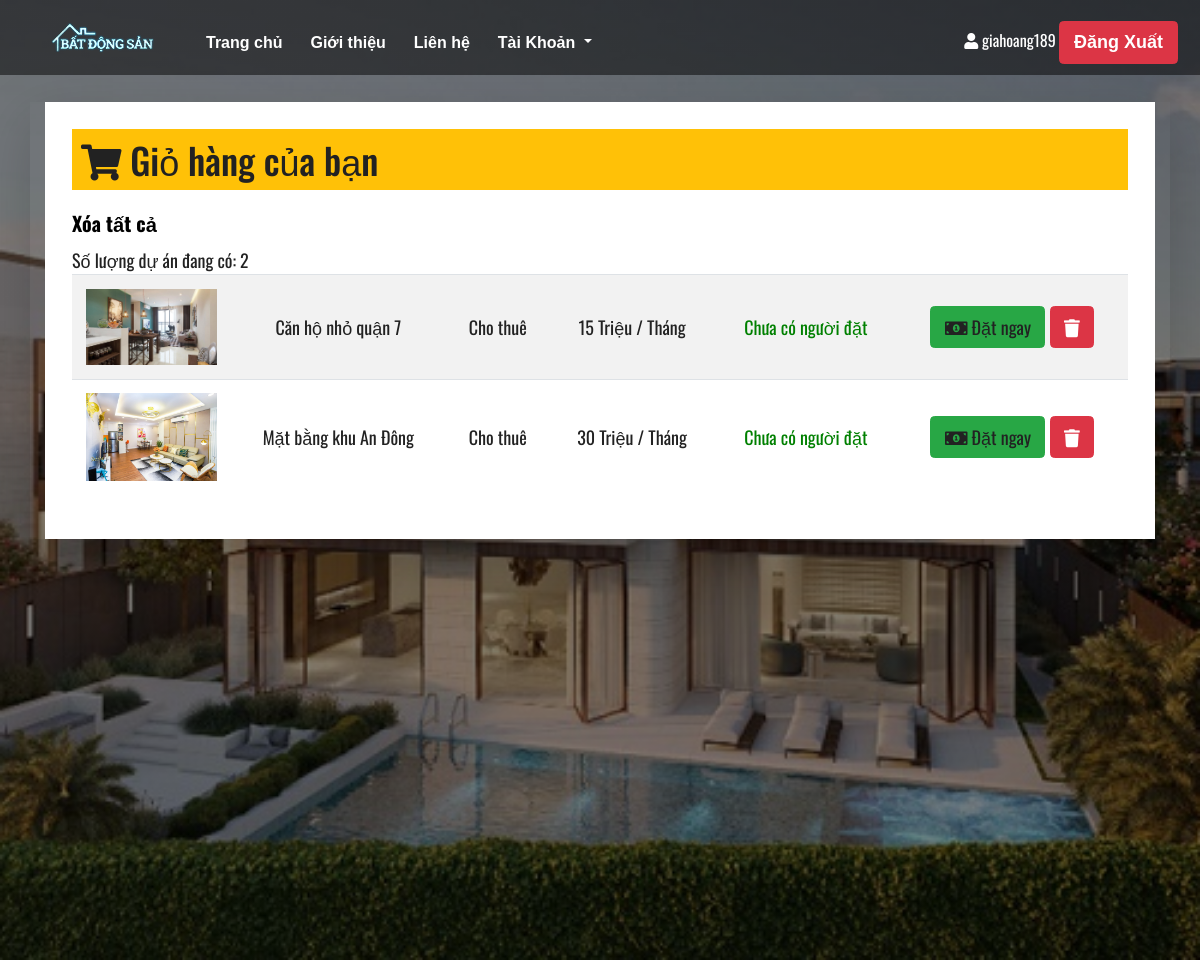
Page /view/cart.php (signed in) on the committed database.
### tables this page shows
CREATE TABLE `cart` (
  `User_id` varchar(11) NOT NULL,
  `Project_id` varchar(11) NOT NULL
);

CREATE TABLE `project` (
  `Project_id` varchar(11) NOT NULL,
  `Name` varchar(150) NOT NULL,
  `Investor` varchar(50) NOT NULL,
  `Location` varchar(150) NOT NULL,
  `Area` float NOT NULL,
  `Description` varchar(200) NOT NULL,
  `Image` varchar(200) NOT NULL,
  `Kind_purchase` varchar(50) NOT NULL,
  `Classify` varchar(50) NOT NULL,
  `Price` float NOT NULL,
  `Unit` varchar(50) NOT NULL,
  `State` tinyint(1) NOT NULL,
  `Type` varchar(50) NOT NULL,
  `Region_id` varchar(11) NOT NULL
);

### model/get_cart.php (called while the page is built, shortened)
<?php
    require ('connection.php');
    $user_id = $_SESSION['account'][0];
    $sql = "SELECT * FROM `Cart` INNER JOIN `Project` ON Cart.Project_id = Project.Project_id WHERE User_id = $user_id;";
    $result = $conn->query($sql);
    $cart = array();
    if ($result->num_rows > 0) {
        while($row = $result->fetch_assoc()) {
            $cart[] = ["User_id"=>$row["User_id"],"Project_id"=>$row["Project_id"],
                "Name"=>$row["Name"],"Image"=>$row["Image"], "Kind_purchase"=>$row["Kind_purchase"], "Price"=>$row["Price"],
                "Unit"=>$row["Unit"],"State"=>$row["State"]];
        }
    }
?>

### view/cart.php (the view, shortened to what this page needs)
<?php
    require('../model/get_cart.php');
    $cart_list = $cart;
?>
<!DOCTYPE html>
<html>
<head>
	<link rel="stylesheet" href="https://maxcdn.bootstrapcdn.com/bootstrap/4.1.3/css/bootstrap.min.css">
    <link rel="stylesheet" href="https://use.fontawesome.com/releases/v5.15.4/css/all.css">
    <link href="./css/style_cart.css" rel="stylesheet">
</head>
<body>
    <div class="menu">
        <nav class="navbar navbar-expand-lg navbar-light">
            <div class="logo"><img src="images/logo.png" alt=""></div>
            <div class="collapse navbar-collapse" id="navbarSupportedContent">
                <ul class="navbar-nav mr-auto ">
                    <li class="nav-item">
                        <a class="nav-link" href="customer.php">Trang chủ <span class="sr-only">(current)</span></a>
                    </li>
                    <li class="nav-item">
                        <a class="nav-link" href="introduce.php">Giới thiệu</a>
                    </li>
                    <li class="nav-item">
                        <a class="nav-link disabled" href="contact.php">Liên hệ</a>
                    </li>
                    <li class="nav-item dropdown">
                        <a class="nav-link dropdown-toggle" href="#" id="navbarDropdown" role="button" data-toggle="dropdown" aria-haspopup="true" aria-expanded="false">
                            Tài Khoản
                        </a>
                    </li>
                </ul>
                <ul class="navbar-nav mr-1">
                    <li class="nav-item">
                        <i class="fas fa-user" style="color:white"></i><span style="color:white"> <?php echo $_SESSION['account'][1];?> </span>
                        <a class="btn btn-danger" href="..\controller\logout_controller.php" role="button">Đăng Xuất</a>
                    </li>
                </ul>
            </div>
        </nav>
        <div class="container mt-4 shadow-lg">
            <div class="form-area p-4">
                <h2 class="bg-warning p-2"><i class="fas fa-shopping-cart"></i> Giỏ hàng của bạn</h2>
                <div class="panel-heading">
                    <div class="row">
                        <div class="col col-xs-6 py-2">
                            <a href="#" class="delete_all">Xóa tất cả</a>
                        </div>
                    </div>
                </div>
                <div class="panel-body">
                    <?php
                        echo '<div>Số lượng dự án đang có: '.count($cart_list).'</div>';
                    ?>
                    <table class="table table-striped table-list">
                        <tbody>
                            <?php
                                foreach($cart_list as $item){
                                    if($item['State'] == 1){
                                        $state = '<td style="color:green">Chưa có người đặt</td>';
                                        $button = '<td>
                                                    <a class="btn btn-success"'.
                                                    'onclick = "confirmOrder(`'.$_SESSION['account'][0].'`,`'.$item['Project_id'].'`)">'.
                                                    '<i class="fas fa-money-bill-alt"></i> Đặt ngay</a>
                                                    <a href="#" onclick="confirmDelete(`'.$_SESSION['account'][0].'`,`'.$item['Project_id'].'`)"'.
                                                    '" class="delete btn btn-danger"><em class="fa fa-trash"></em></a>
                                                </td> ';
                                    }
                                    echo '<tr>
                                            <td class="project_image">
                                                <img src="'.$item['Image'].'" alt="">
                                            </td>
                                            <td>'.$item['Name'].'</td>
                                            <td>'.$item['Kind_purchase'].'</td>
                                            <td>'.$item['Price'].' '.$item['Unit'].'</td>'.
                                            $state.
                                            $button.
                                        '</tr> ';
                                }
                            ?>
                        </tbody>
                    </table>
                </div>
            </div>
        </div>
    </div>
</body>
</html>

### view/css/style_cart.css (style rules this page uses)
html, body { width: 100%; height: 100%; font-family: 'Oswald', sans-serif; font-size: 18px; color: #222; }
.menu { background: linear-gradient(to top, rgba(0,0,0,0.5)50%,rgba(0,0,0,0.5)50%), url(../images/temp.jpg); background-position: center; background-size: cover; min-height: 120vh; }
.navbar { background: linear-gradient(to top, rgba(0,0,0,0.5)50%,rgba(0,0,0,0.5)50%); width: 100%; height: 75px; margin: auto; }
.navbar li a { text-decoration: none; color: #fff !important; font-family: Arial !important; font-weight: bold !important; transition: 0.4s ease-in-out !important; }
ul { float: left; display: flex; }
ul li { list-style: none; margin-left: 10px; margin-top: 10px; font-size: 16px; }
ul li a { text-decoration: none; color: #fff; font-family: Arial; font-weight: bold; transition: 0.4s ease-in-out; }
.form-area { background: #fff; }
.form-area td { text-align: center; vertical-align: middle; }
.delete_all { color: black; font-size: 20px; font-weight: bold; }
.project_image { width: 15%; }
.project_image img { width: 100%; }

### rows in the picture
cart: Project.Image (picture), Project.Name "Căn hộ nhỏ quận 7", Project.Kind_purchase "Cho thuê", Project.Price "15", Project.Unit "Triệu / Tháng"
cart: Project.Image (picture), Project.Name "Mặt bằng khu An Đông", Project.Kind_purchase "Cho thuê", Project.Price "30", Project.Unit "Triệu / Tháng"

### other values in the picture
$_SESSION['account'][1] "giahoang189"
count($cart_list) "2"
